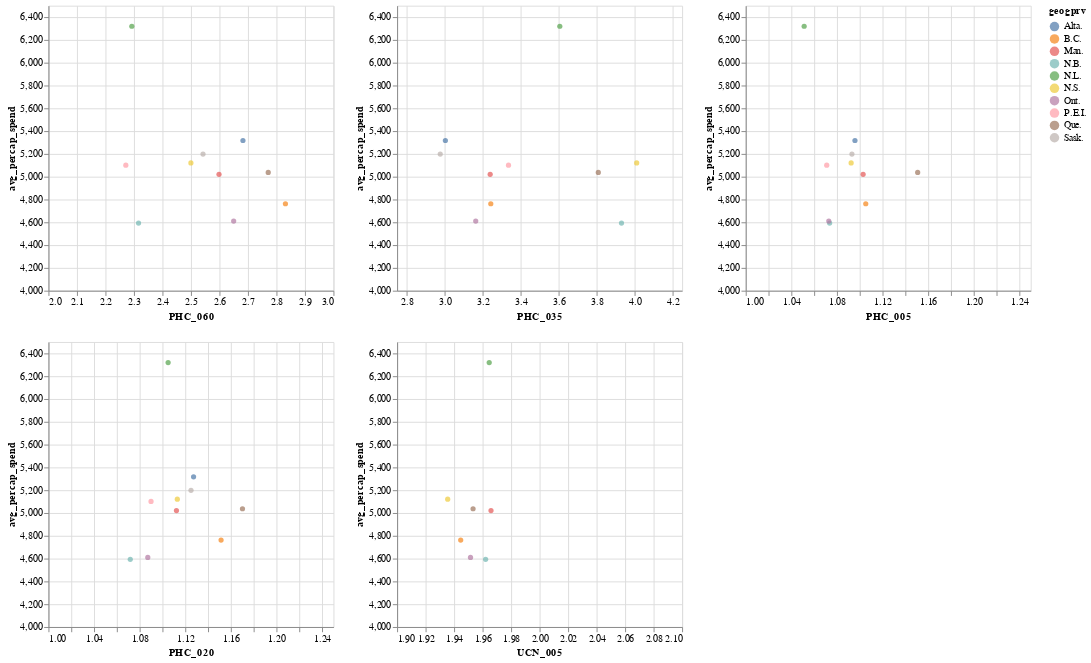

This figure's notebook cell:
### Code cell
PHC_060_chart = alt.Chart(combined_data).mark_circle().encode(
    alt.X('PHC_060').scale(domain=[2,3]),
    alt.Y('avg_percap_spend').scale(domain=[4000, 6500]),
    alt.Color('geogprv'))

PHC_035_chart = alt.Chart(combined_data).mark_circle().encode(
    alt.X('PHC_035').scale(domain=[2.75,4.25]),
    alt.Y('avg_percap_spend').scale(domain=[4000, 6500]),
    alt.Color('geogprv'))

PHC_005_chart = alt.Chart(combined_data).mark_circle().encode(
    alt.X('PHC_005').scale(domain=[1,1.25]),
    alt.Y('avg_percap_spend').scale(domain=[4000, 6500]),
    alt.Color('geogprv'))

PHC_020_chart = alt.Chart(combined_data).mark_circle().encode(
    alt.X('PHC_020').scale(domain=[1,1.25]),
    alt.Y('avg_percap_spend').scale(domain=[4000, 6500]),
    alt.Color('geogprv'))

UCN_005_chart = alt.Chart(combined_data).mark_circle().encode(
    alt.X('UCN_005').scale(domain=[1.9,2.1]),
    alt.Y('avg_percap_spend').scale(domain=[4000, 6500]),
    alt.Color('geogprv'))

PHC_060_chart & PHC_020_chart | PHC_035_chart & UCN_005_chart | PHC_005_chart

### Figure 1 — Vega-Lite specification as saved in the notebook (floating-point values rounded to 4 significant figures)
{"config": {"view": {"continuousWidth": 300, "continuousHeight": 300}}, "hconcat": [{"vconcat": [{"mark": {"type": "circle"}, "encoding": {"color": {"field": "geogprv", "type": "nominal"}, "x": {"field": "PHC_060", "scale": {"domain": [2, 3]}, "type": "quantitative"}, "y": {"field": "avg_percap_spend", "scale": {"domain": [4000, 6500]}, "type": "quantitative"}}}, {"mark": {"type": "circle"}, "encoding": {"color": {"field": "geogprv", "type": "nominal"}, "x": {"field": "PHC_020", "scale": {"domain": [1, 1.25]}, "type": "quantitative"}, "y": {"field": "avg_percap_spend", "scale": {"domain": [4000, 6500]}, "type": "quantitative"}}}]}, {"vconcat": [{"mark": {"type": "circle"}, "encoding": {"color": {"field": "geogprv", "type": "nominal"}, "x": {"field": "PHC_035", "scale": {"domain": [2.75, 4.25]}, "type": "quantitative"}, "y": {"field": "avg_percap_spend", "scale": {"domain": [4000, 6500]}, "type": "quantitative"}}}, {"mark": {"type": "circle"}, "encoding": {"color": {"field": "geogprv", "type": "nominal"}, "x": {"field": "UCN_005", "scale": {"domain": [1.9, 2.1]}, "type": "quantitative"}, "y": {"field": "avg_percap_spend", "scale": {"domain": [4000, 6500]}, "type": "quantitative"}}}]}, {"mark": {"type": "circle"}, "encoding": {"color": {"field": "geogprv", "type": "nominal"}, "x": {"field": "PHC_005", "scale": {"domain": [1, 1.25]}, "type": "quantitative"}, "y": {"field": "avg_percap_spend", "scale": {"domain": [4000, 6500]}, "type": "quantitative"}}}], "data": {"name": "data-b63423f770ab366c50612d3d83a07754"}, "$schema": "https://vega.github.io/schema/vega-lite/v5.20.1.json", "datasets": {"data-b63423f770ab366c50612d3d83a07754": [{"geogprv": "Alta.", "avg_percap_spend": 5318.0, "PHC_060": 2.682, "PHC_035": 3.004, "PHC_005": 1.096, "PHC_020": 1.127, "UCN_005": null}, {"geogprv": "B.C.", "avg_percap_spend": 4763.0, "PHC_060": 2.832, "PHC_035": 3.243, "PHC_005": 1.105, "PHC_020": 1.151, "UCN_005": 1.945}, {"geogprv": "Man.", "avg_percap_spend": 5021.0, "PHC_060": 2.598, "PHC_035": 3.24, "PHC_005": 1.103, "PHC_020": 1.112, "UCN_005": 1.966}, {"geogprv": "N.B.", "avg_percap_spend": 4594.0, "PHC_060": 2.316, "PHC_035": 3.931, "PHC_005": 1.074, "PHC_020": 1.072, "UCN_005": 1.962}, {"geogprv": "N.L.", "avg_percap_spend": 6320.0, "PHC_060": 2.293, "PHC_035": 3.606, "PHC_005": 1.051, "PHC_020": 1.105, "UCN_005": 1.965}, {"geogprv": "N.S.", "avg_percap_spend": 5121.0, "PHC_060": 2.5, "PHC_035": 4.011, "PHC_005": 1.092, "PHC_020": 1.113, "UCN_005": 1.935}, {"geogprv": "Ont.", "avg_percap_spend": 4611.0, "PHC_060": 2.65, "PHC_035": 3.164, "PHC_005": 1.073, "PHC_020": 1.087, "UCN_005": 1.952}, {"geogprv": "P.E.I.", "avg_percap_spend": 5101.0, "PHC_060": 2.271, "PHC_035": 3.336, "PHC_005": 1.071, "PHC_020": 1.09, "UCN_005": null}, {"geogprv": "Que.", "avg_percap_spend": 5037.0, "PHC_060": 2.771, "PHC_035": 3.809, "PHC_005": 1.151, "PHC_020": 1.17, "UCN_005": 1.953}, {"geogprv": "Sask.", "avg_percap_spend": 5199.0, "PHC_060": 2.542, "PHC_035": 2.977, "PHC_005": 1.093, "PHC_020": 1.125, "UCN_005": null}]}}
